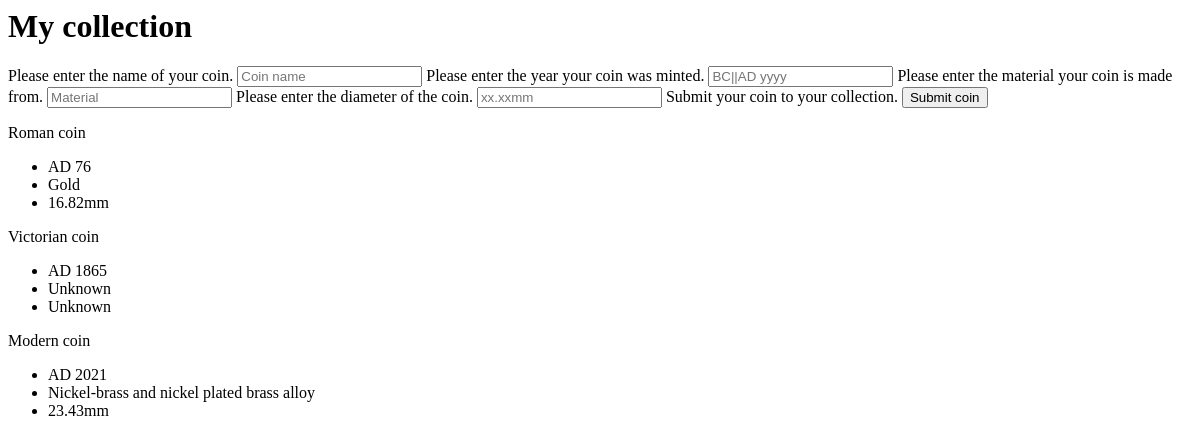
Before: / with the older database file.
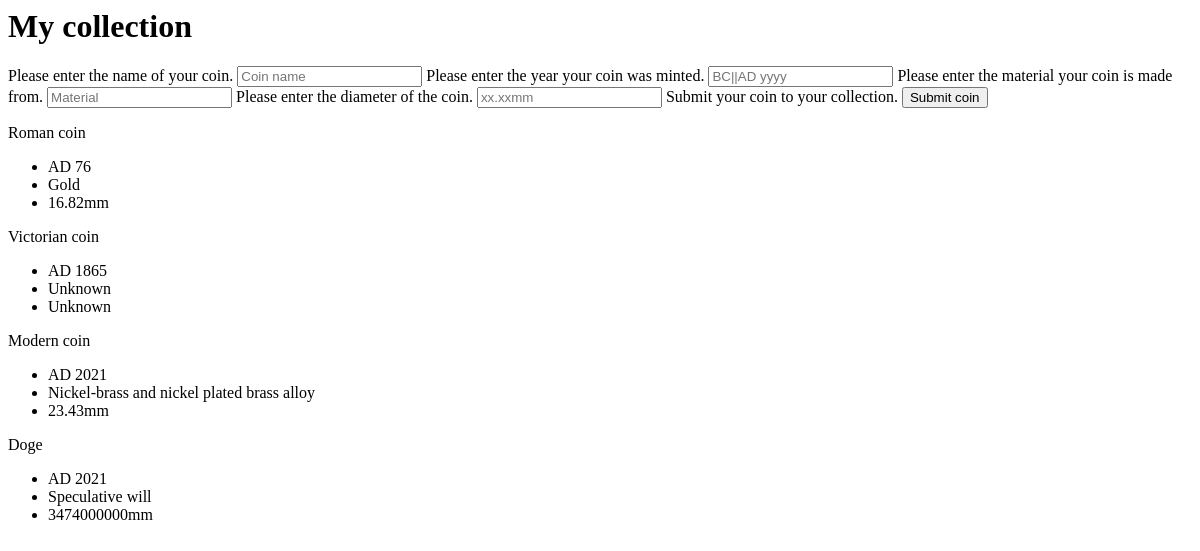
After: the same page with the newer database file.
### tables this page shows
CREATE TABLE `coins` (
  `id` int(11) unsigned NOT NULL AUTO_INCREMENT,
  `coinName` varchar(250) NOT NULL DEFAULT '',
  `yearMinted` varchar(250) NOT NULL DEFAULT '',
  `material` varchar(250) NOT NULL DEFAULT '',
  `diameter` varchar(250) NOT NULL DEFAULT '',
  PRIMARY KEY (`id`)
);

### functions.php (the view)
<?php
function createItems(array $coinsAll): string {
    $card = "";
    foreach ($coinsAll as $coin) {
        if ((!array_key_exists('coinName', $coin)) && (!array_key_exists('yearMinted', $coin))
            && (!array_key_exists('material', $coin)) && (!array_key_exists('diameter', $coin))) {
            return 'Provide a valid array argument';
        } else {
            $card .=
                "<p>" . $coin['coinName'] . "</p>" .
                "<ul>" .
                "<li>" . $coin['yearMinted'] . "</li>" .
                "<li>" . $coin['material'] . "</li>" .
                "<li>" . $coin['diameter'] . "</li>" .
                "</ul>";
        }
    }
    return $card;
}

### index.php (shortened to what this page needs)
<?php
require_once 'functions.php';
$db = new PDO('mysql:host=db; dbname=proj2DB', 'root', 'password');
$db->setAttribute(PDO::ATTR_DEFAULT_FETCH_MODE, PDO::FETCH_ASSOC);
$getCoinsQuery = $db->prepare('SELECT * FROM `coins`;');
$getCoinsQuery->execute();
$coinsAll = $getCoinsQuery->fetchALL();
?>
<html lang="en">
<head>
</head>
<body>
<main>
    <h1>My collection</h1>
    <form action="formValidator.php" method="POST">
        <label for="coinName">Please enter the name of your coin.</label>
        <input type="text" placeholder="Coin name" id="coinName" name="coinName" required>
        <label for="yearMinted">Please enter the year your coin was minted.</label>
        <input type="text" placeholder="BC||AD yyyy" id="yearMinted" name="yearMinted" required>
        <label for="material">Please enter the material your coin is made from.</label>
        <input type="text" placeholder="Material" id="material" name="material" required>
        <label for="diameter">Please enter the diameter of the coin.</label>
        <input type="text" placeholder="xx.xxmm" id="diameter" name="diameter" required>
        <label for="submitBtn">Submit your coin to your collection.</label>
        <input type="submit" value="Submit coin" id="submitBtn" name="submitBtn">
    </form>
    <?php echo createItems($coinsAll);?>
</main>
</body>
</html>

Changed rows visible on the page:
added coins: coinName "Doge", yearMinted "AD 2021", material "Speculative will", diameter "3474000000mm"
